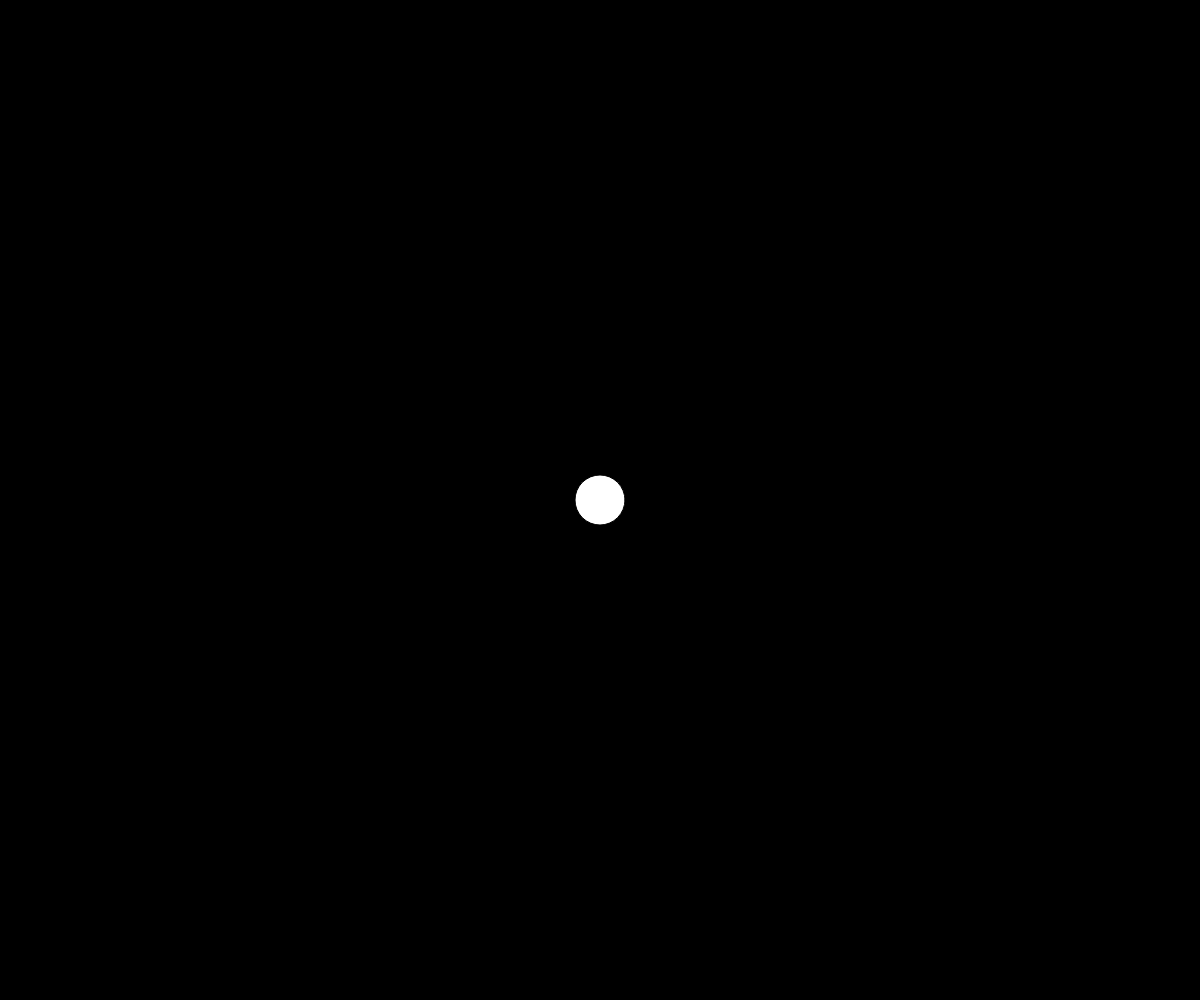
Frame 1 (no input)
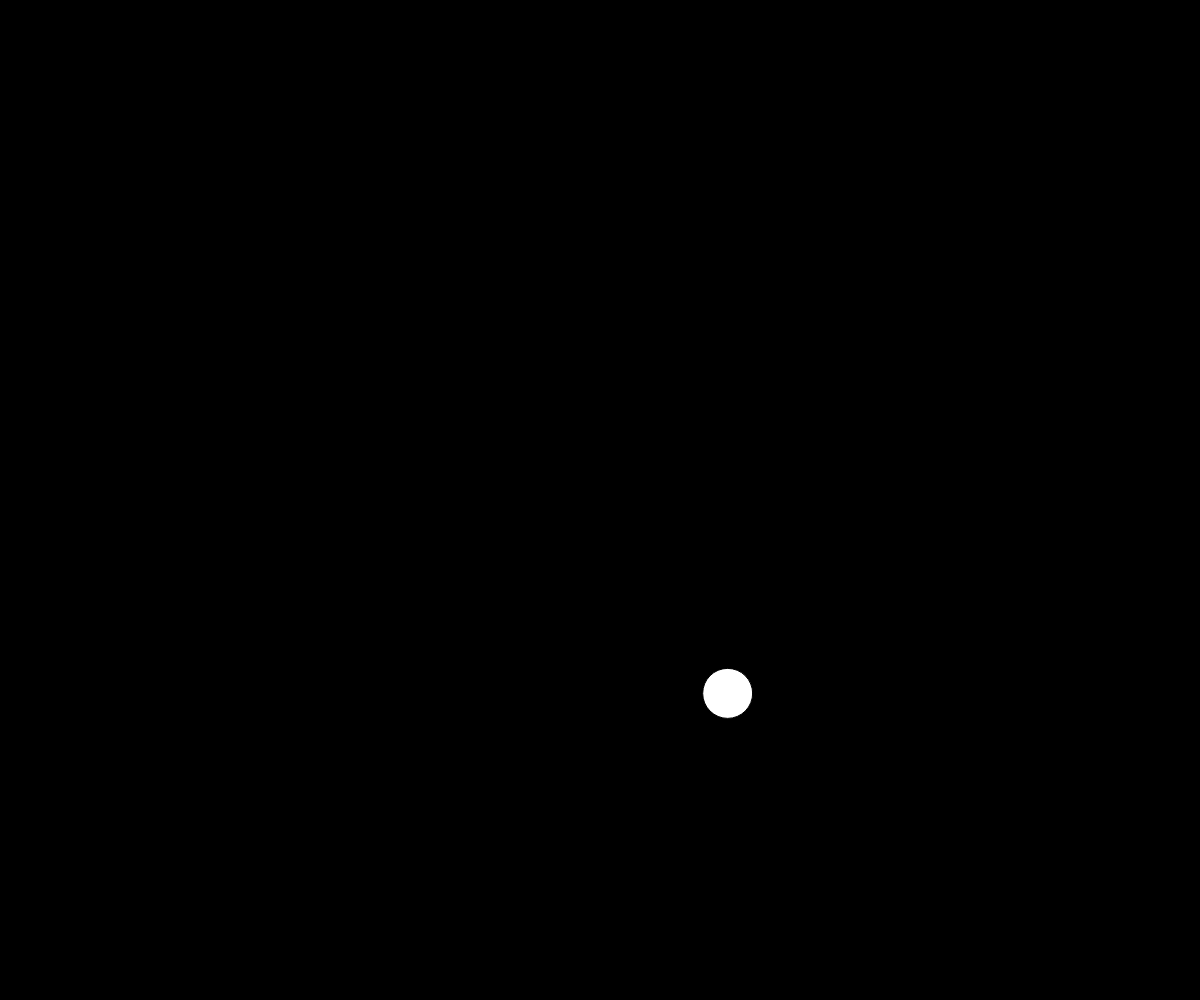
Frame 60 (no input)
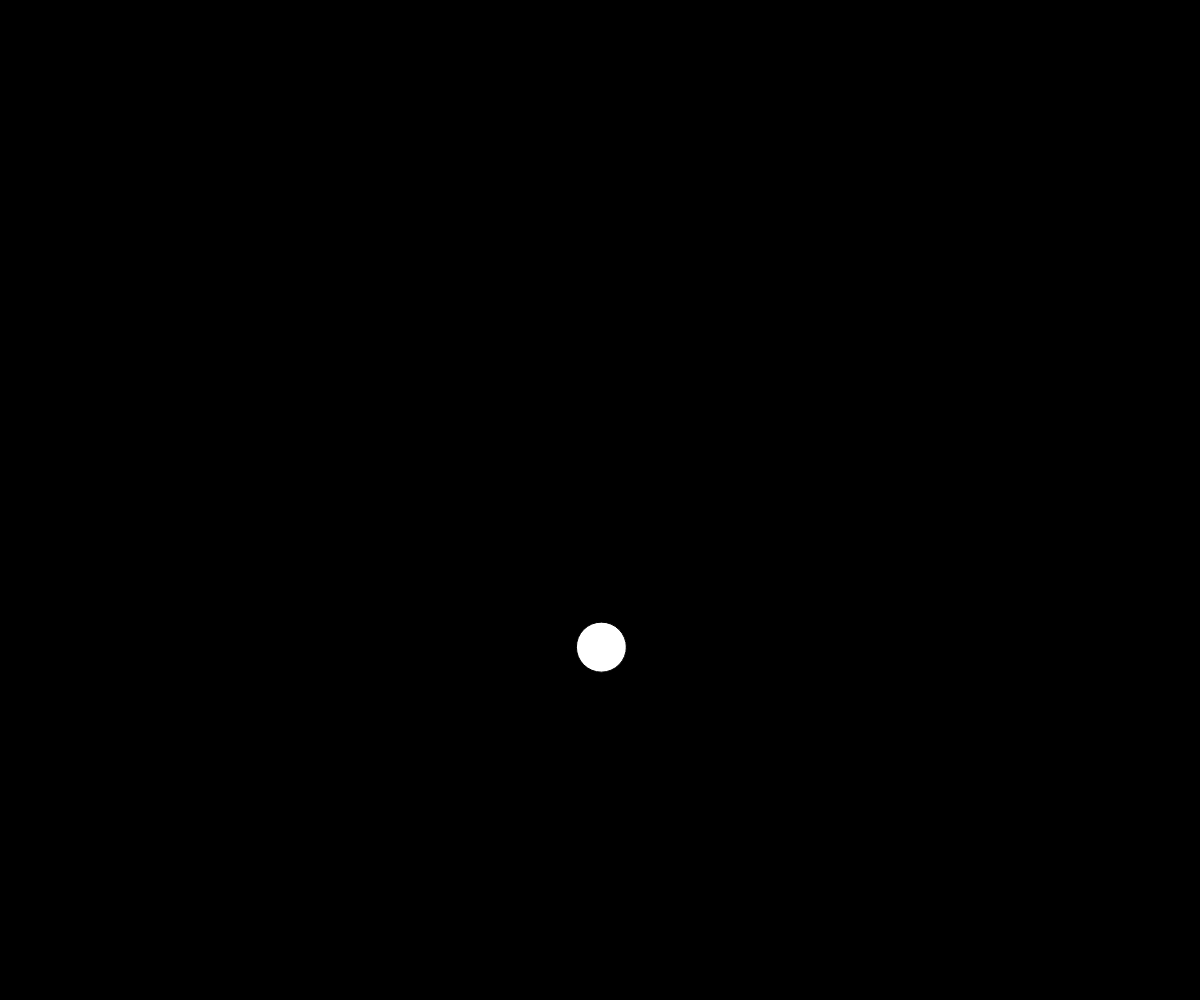
Frame 120 (the mouse pressed at the canvas centre since frame 60)

The p5.js sketch that drew these frames (run headless with seeded random() and noise() and a simulated clock; from frame 60 on, the mouse is pressed at the canvas centre):

// p5.js sketch
// ── sketch.js
function setup() {
  createCanvas(window.innerWidth,window.innerHeight);
  frameRate(30);
}

  var xPos = window.innerWidth/2;
  var yPos = window.innerHeight/2;
  
function draw() {

  
  
  background(0);
  
  if(xPos<width-50 && xPos>50 && yPos<height-50 && yPos>50){
    fill(255);
    ellipse(xPos,yPos,50,50);
    xPos = Math.random()*103 - 51 + xPos;
    yPos = Math.random()*97 - 50 + yPos;
    
  }
  else{
    fill(25,255,25);
    ellipse(xPos,yPos,50,50);
  }
  
  
}
